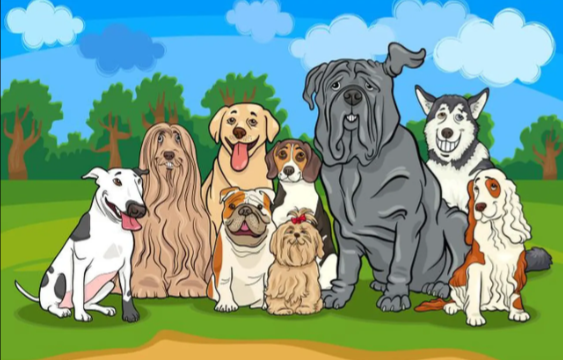
#> input picture F55121046_HAJRIANSAH_B_Tugas 3/Anjing.png, 563 x 360 px
$ python Differerence_Image.py
#> lines starting #> are read from the running program, lines starting #| are printed output that depends on the picture
import cv2
import numpy as np

pic1 = cv2.imread('Anjing.png')
#> pic1 is the input picture: shape (360, 563, 3); mean B, G, R 136.9, 159.1, 125.2
pic2 = cv2.imread('Anjing2.png')
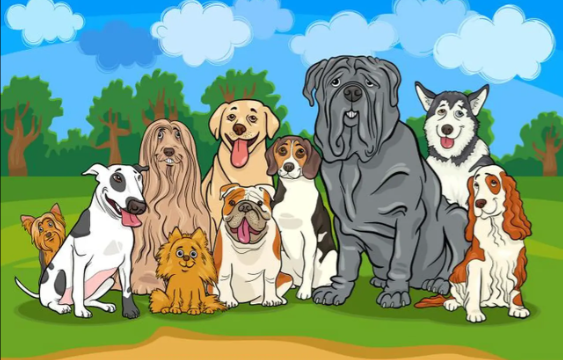
#> input picture F55121046_HAJRIANSAH_B_Tugas 3/Anjing2.png, 563 x 360 px
#> pic2 is the input picture: shape (360, 563, 3); mean B, G, R 134.5, 159.8, 130.9

gray_pic1 = cv2.cvtColor(pic1, cv2.COLOR_BGR2GRAY)
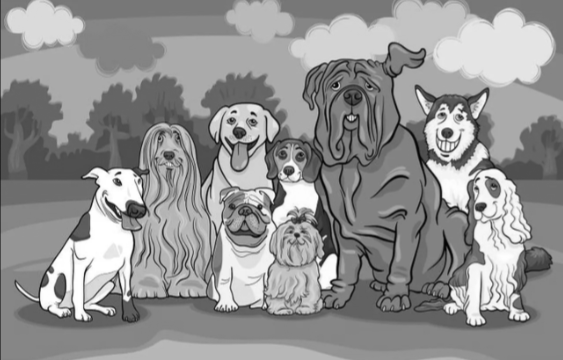
#> gray_pic1: shape (360, 563); min 2, max 255, mean 146.4
gray_pic2 = cv2.cvtColor(pic2, cv2.COLOR_BGR2GRAY)
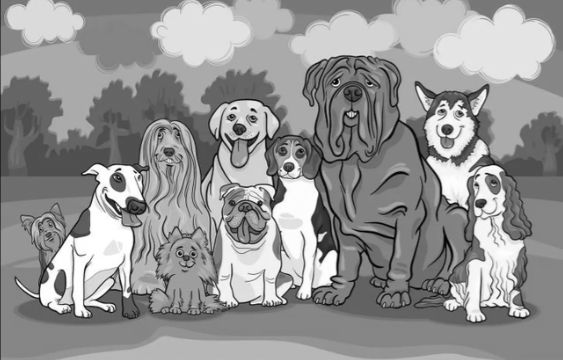
#> gray_pic2: shape (360, 563); min 2, max 255, mean 148.3

diff = cv2.absdiff(gray_pic1, gray_pic2)
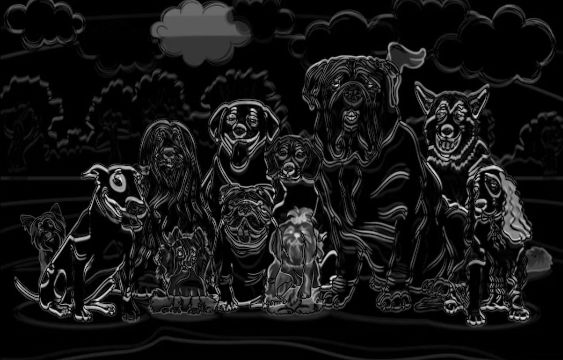
#> diff: shape (360, 563); min 0, max 234, mean 21.2

eq_diff_pic = cv2.equalizeHist(diff)
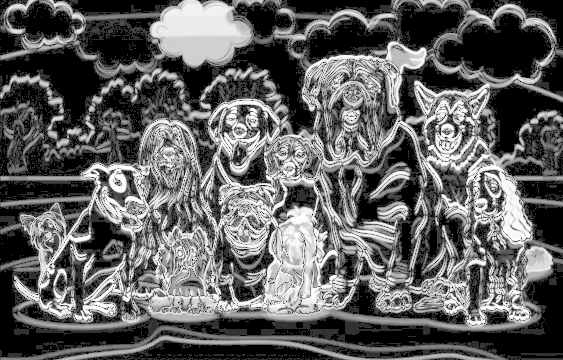
#> eq_diff_pic: shape (360, 563); min 0, max 255, mean 96.9

cv2.imshow('Difference Picture', diff)
cv2.imshow('Histogram Equalization Difference Image', eq_diff_pic)
cv2.waitKey(0)
cv2.destroyAllWindows()
